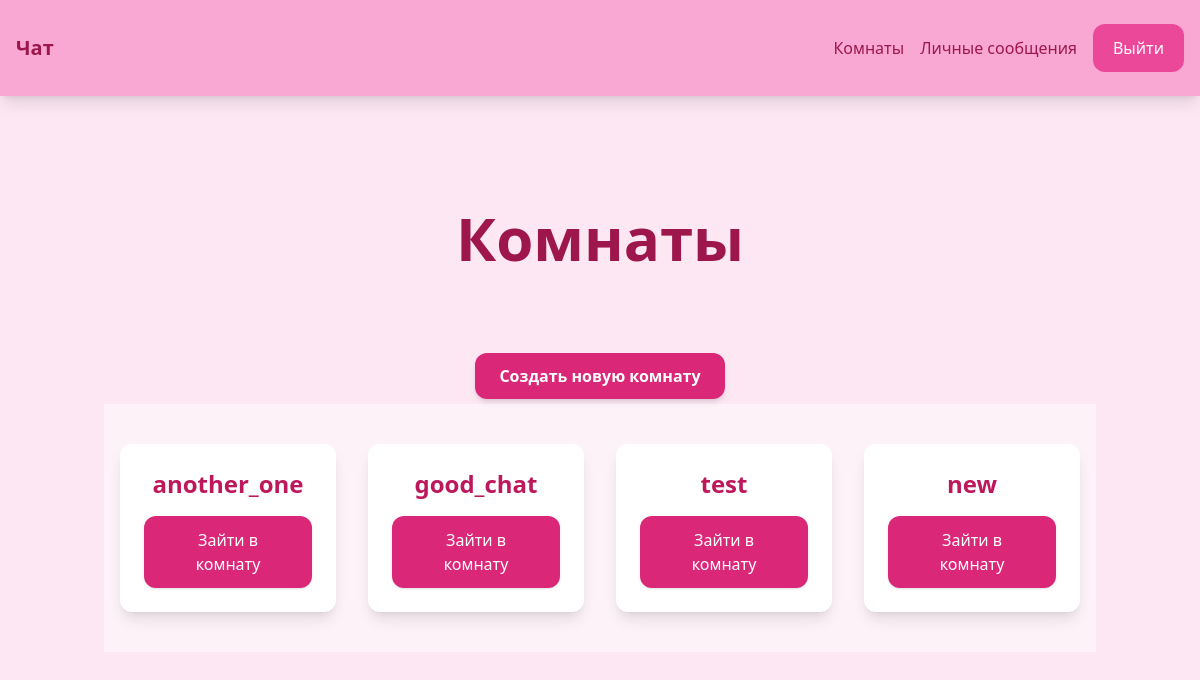
The app's page /rooms/ (signed in) with its own data.
### roomchat/models.py (models this page shows, shortened)
class Room(models.Model):
    name = models.CharField(max_length=255)
    slug = models.SlugField(unique=True)
    created_by = models.ForeignKey(User, on_delete=models.CASCADE, related_name='rooms')

### roomchat/views.py (the view)
# urls.py: path('rooms/', include('roomchat.urls')),
@login_required
def rooms(request):
    rooms = Room.objects.all()
    return render(request, 'roomchat/rooms.html', {'rooms': rooms})

### roomchat/templates/roomchat/rooms.html (shortened to what this page needs)
{% extends 'chat/base.html' %}
{% block content %}
<div class="p-10 lg:p-20 text-center bg-pink-100">
    <h1 class="text-3xl lg:text-6xl font-bold text-pink-800">Комнаты</h1>
</div>
<div class="p-4 text-center">
    <a href="{% url 'create_room' %}"
       class="px-6 py-3 rounded-xl text-white font-bold bg-pink-600 hover:bg-pink-700 shadow-md focus:outline-none focus:ring-2 focus:ring-pink-500"
    >
        Создать новую комнату
    </a>
</div>
<div class="w-full flex flex-wrap items-center justify-center bg-pink-50 py-6">
    {% for room in rooms %}
        <div class="w-full md:w-1/3 lg:w-1/4 px-4 py-4">
            <div class="p-6 bg-white shadow-lg rounded-xl text-center transition transform hover:scale-105">
                <h2 class="mb-4 text-2xl font-semibold text-pink-700">{{ room.name }}</h2>
                <a href="{% url 'room' room.slug %}"
                   class="px-5 py-3 block rounded-xl text-white bg-pink-600 hover:bg-pink-700 shadow focus:outline-none focus:ring-2 focus:ring-pink-500"
                >
                    Зайти в комнату
                </a>
            </div>
        </div>
    {% endfor %}
</div>
{% endblock %}

### records on screen
Room: name "another_one"
Room: name "good_chat"
Room: name "test"
Room: name "new"
